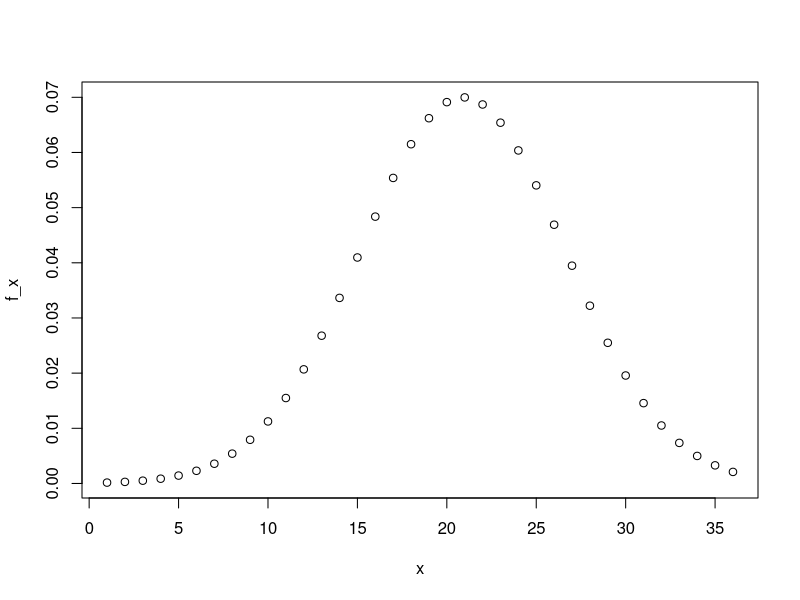
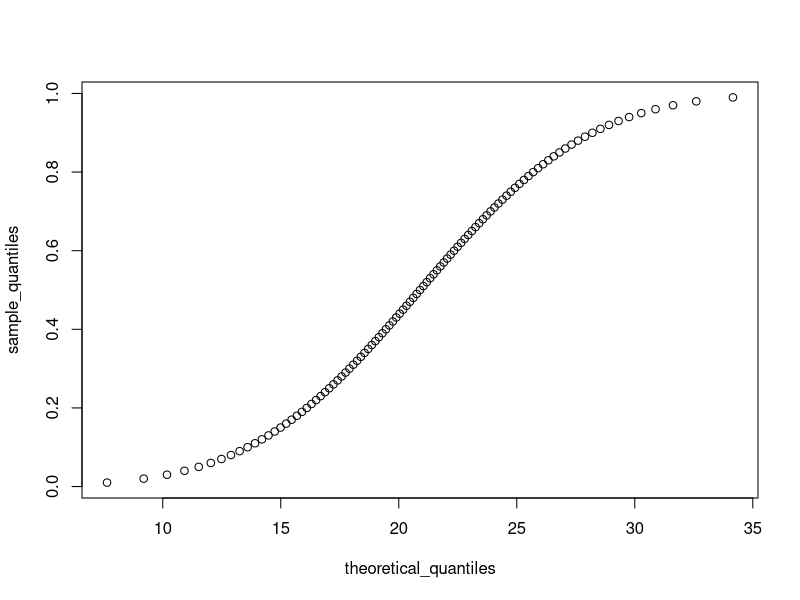
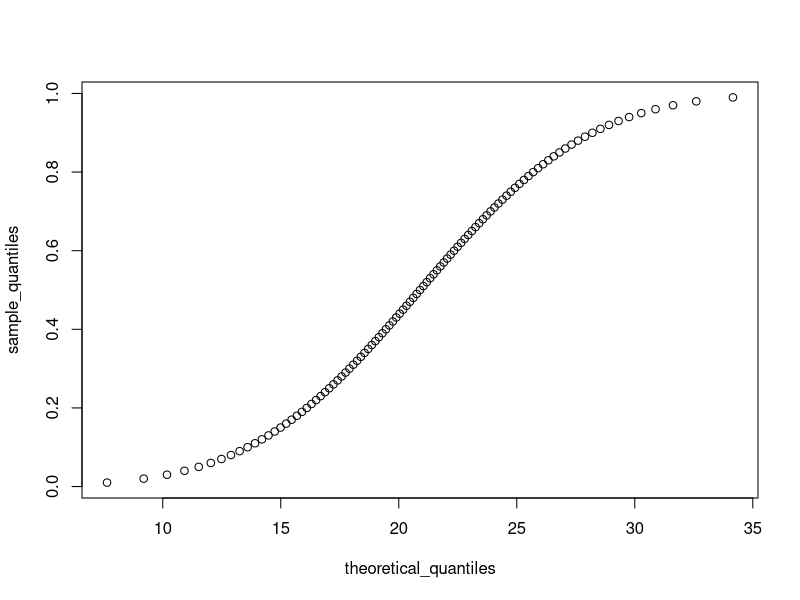

R code for these plots, in order:
#Continuous probability assessment
#The ACT is a standardized college admissions test used in the United States. The four multi-part questions in this assessment all involve simulating some ACT test scores and answering probability questions about them.
#For the three year period 2016-2018, ACT standardized test scores were approximately normally distributed with a mean of 20.9 and standard deviation of 5.7. (Real ACT scores are integers between 1 and 36, but we will ignore this detail and use continuous values instead.)

#For R 3.6 or later version
set.seed(16, sample.kind = "Rounding")

#First we'll simulate an ACT test score dataset and answer some questions about it.
#Set the seed to 16, then use rnorm() to generate a normal distribution of 10000 tests with a mean of 20.9 and standard deviation of 5.7. Save these values as act_scores. You'll be using this dataset throughout these four multi-part questions.
act_scores<-rnorm(10000,20.9,5.7)

#q1a What is the mean of act_scores?
m_sc<-mean(act_scores)

#q1b What is the standard deviation of act_scores?
sd_sc<-sd(act_scores)

#q1c A perfect score is 36 or greater (the maximum reported score is 36).
#In act_scores, how many perfect scores are there out of 10,000 simulated tests?
index <- act_scores>=36
act_scores[index]
length(act_scores[index])

#q1d In act_scores, what is the probability of an ACT score greater than 30?
1-pnorm(30,mean(act_scores),sd(act_scores))

#q1e In act_scores, what is the probability of an ACT score less than or equal to 10?
pnorm(10,mean(act_scores),sd(act_scores))

#q2 Set x equal to the sequence of integers 1 to 36. Use dnorm to determine the value of the probability density function over x given a mean of 20.9 and standard deviation of 5.7; save the result as f_x. Plot x against f_x.
x<-seq(1:36)
f_x<-dnorm(x,20.9,5.7)
plot(x,f_x)

#In this 3-part question, you will convert raw ACT scores to Z-scores and answer some questions about them.
#Convert act_scores to Z-scores. Recall from Data Visualization (the second course in this series) that to standardize values (convert values into Z-scores, that is, values distributed with a mean of 0 and standard deviation of 1), you must subtract the mean and then divide by the standard deviation. Use the mean and standard deviation of act_scores, not the original values used to generate random test scores.

#act_scores<- (act_scores-m_sc)/sd_sc
#q3a What is the probability of a Z-score greater than 2 (2 standard deviations above the mean)?
1-pnorm(2)

#q3b What ACT score value corresponds to 2 standard deviations above the mean (Z = 2)?
(2*sd_sc)+m_sc

#A Z-score of 2 corresponds roughly to the 97.5th percentile.
#Use qnorm() to determine the 97.5th percentile of normally distributed data with the mean and standard deviation observed in act_scores.
#What is the 97.5th percentile of act_scores?
qnorm(0.975,m_sc,sd_sc)


#In this 4-part question, you will write a function to create a CDF for ACT scores.
#Write a function that takes a value and produces the probability of an ACT score less than or equal to that value (the CDF).
#Apply this function to the range 1 to 36.

F <- function(a) pnorm(a,m_sc,sd_sc)
v<-F(seq(1:36))
min(which(v>=0.95))
#or
ceiling(qnorm(0.95, mean(act_scores), sd(act_scores)))

#q4b Use qnorm() to determine the expected 95th percentile, the value for which the probability of receiving that score or lower is 0.95, given a mean score of 20.9 and standard deviation of 5.7.
#What is the expected 95th percentile of ACT scores?
qnorm(0.95, 20.9,5.7)

#q4c As discussed in the Data Visualization course, we can use quantile() to determine sample quantiles from the data.
#Make a vector containing the quantiles for p <- seq(0.01, 0.99, 0.01), the 1st through 99th percentiles of the act_scores data. Save these as sample_quantiles.
#In what percentile is a score of 26?
#Your answer should be an integer (i.e. 60), not a percent or fraction. Note that a score between the 98th and 99th percentile should be considered the 98th percentile, for example, and that quantile numbers are used as names for the vector sample_quantiles.
sample_quantiles<- seq(0.01, 0.99, 0.01)
quantile(act_scores,sample_quantiles)
max(which(quantile(act_scores,sample_quantiles)<26))

#q4d Make a corresponding set of theoretical quantiles using qnorm() over the interval p <- seq(0.01, 0.99, 0.01) with mean 20.9 and standard deviation 5.7. Save these as theoretical_quantiles. Make a QQ-plot graphing sample_quantiles on the y-axis versus theoretical_quantiles on the x-axis.
#Which of the following graphs is correct?
p <- seq(0.01, 0.99, 0.01)
theoretical_quantiles<-qnorm(p,20.9,5.7)
plot(theoretical_quantiles, sample_quantiles)
#or
qqplot(y=sample_quantiles, x=theoretical_quantiles)
